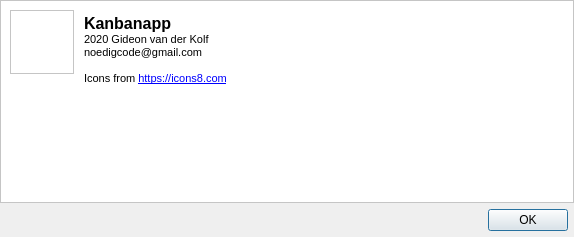
<?xml version="1.0" encoding="UTF-8"?>
<ui version="4.0">
 <class>AboutDialog</class>
 <widget class="QDialog" name="AboutDialog">
  <property name="geometry">
   <rect>
    <x>0</x>
    <y>0</y>
    <width>574</width>
    <height>237</height>
   </rect>
  </property>
  <property name="windowTitle">
   <string>About Kanbanapp</string>
  </property>
  <layout class="QVBoxLayout" name="verticalLayout_2">
   <property name="spacing">
    <number>0</number>
   </property>
   <property name="leftMargin">
    <number>0</number>
   </property>
   <property name="topMargin">
    <number>0</number>
   </property>
   <property name="rightMargin">
    <number>0</number>
   </property>
   <property name="bottomMargin">
    <number>0</number>
   </property>
   <item>
    <widget class="QFrame" name="frame_2">
     <property name="styleSheet">
      <string notr="true">background-color: white;</string>
     </property>
     <property name="frameShape">
      <enum>QFrame::StyledPanel</enum>
     </property>
     <property name="frameShadow">
      <enum>QFrame::Raised</enum>
     </property>
     <layout class="QHBoxLayout" name="horizontalLayout_2">
      <item>
       <layout class="QVBoxLayout" name="verticalLayout">
        <item>
         <widget class="QFrame" name="frame">
          <property name="minimumSize">
           <size>
            <width>64</width>
            <height>64</height>
           </size>
          </property>
          <property name="maximumSize">
           <size>
            <width>64</width>
            <height>64</height>
           </size>
          </property>
          <property name="styleSheet">
           <string notr="true">image: url(:/icons/kanbanapp2.0_128.png);</string>
          </property>
          <property name="frameShape">
           <enum>QFrame::StyledPanel</enum>
          </property>
          <property name="frameShadow">
           <enum>QFrame::Raised</enum>
          </property>
         </widget>
        </item>
        <item>
         <spacer name="verticalSpacer">
          <property name="orientation">
           <enum>Qt::Vertical</enum>
          </property>
          <property name="sizeHint" stdset="0">
           <size>
            <width>20</width>
            <height>40</height>
           </size>
          </property>
         </spacer>
        </item>
       </layout>
      </item>
      <item>
       <widget class="QTextBrowser" name="textBrowser">
        <property name="styleSheet">
         <string notr="true">border: 0;</string>
        </property>
        <property name="html">
         <string>&lt;!DOCTYPE HTML PUBLIC &quot;-//W3C//DTD HTML 4.0//EN&quot; &quot;http://www.w3.org/TR/REC-html40/strict.dtd&quot;&gt;
&lt;html&gt;&lt;head&gt;&lt;meta name=&quot;qrichtext&quot; content=&quot;1&quot; /&gt;&lt;style type=&quot;text/css&quot;&gt;
p, li { white-space: pre-wrap; }
&lt;/style&gt;&lt;/head&gt;&lt;body style=&quot; font-family:'MS Shell Dlg 2'; font-size:8.25pt; font-weight:400; font-style:normal;&quot;&gt;
&lt;p style=&quot; margin-top:0px; margin-bottom:0px; margin-left:0px; margin-right:0px; -qt-block-indent:0; text-indent:0px;&quot;&gt;&lt;span style=&quot; font-size:12pt; font-weight:600;&quot;&gt;Kanbanapp&lt;/span&gt;&lt;/p&gt;
&lt;p style=&quot; margin-top:0px; margin-bottom:0px; margin-left:0px; margin-right:0px; -qt-block-indent:0; text-indent:0px;&quot;&gt;&lt;span style=&quot; font-size:8pt;&quot;&gt;2020 Gideon van der Kolf&lt;/span&gt;&lt;/p&gt;
&lt;p style=&quot; margin-top:0px; margin-bottom:0px; margin-left:0px; margin-right:0px; -qt-block-indent:0; text-indent:0px;&quot;&gt;&lt;span style=&quot; font-size:8pt;&quot;&gt;noedigcode@gmail.com&lt;/span&gt;&lt;/p&gt;
&lt;p style=&quot;-qt-paragraph-type:empty; margin-top:0px; margin-bottom:0px; margin-left:0px; margin-right:0px; -qt-block-indent:0; text-indent:0px; font-size:8pt;&quot;&gt;&lt;br /&gt;&lt;/p&gt;
&lt;p style=&quot; margin-top:0px; margin-bottom:0px; margin-left:0px; margin-right:0px; -qt-block-indent:0; text-indent:0px;&quot;&gt;&lt;span style=&quot; font-size:8pt;&quot;&gt;Icons from &lt;/span&gt;&lt;a href=&quot; https://icons8.com&quot;&gt;&lt;span style=&quot; font-size:8pt; text-decoration: underline; color:#0000ff;&quot;&gt;https://icons8.com&lt;/span&gt;&lt;/a&gt;&lt;/p&gt;&lt;/body&gt;&lt;/html&gt;</string>
        </property>
        <property name="openExternalLinks">
         <bool>true</bool>
        </property>
       </widget>
      </item>
     </layout>
    </widget>
   </item>
   <item>
    <layout class="QHBoxLayout" name="horizontalLayout">
     <property name="leftMargin">
      <number>6</number>
     </property>
     <property name="topMargin">
      <number>6</number>
     </property>
     <property name="rightMargin">
      <number>6</number>
     </property>
     <property name="bottomMargin">
      <number>6</number>
     </property>
     <item>
      <spacer name="horizontalSpacer">
       <property name="orientation">
        <enum>Qt::Horizontal</enum>
       </property>
       <property name="sizeHint" stdset="0">
        <size>
         <width>40</width>
         <height>20</height>
        </size>
       </property>
      </spacer>
     </item>
     <item>
      <widget class="QPushButton" name="pushButton_Ok">
       <property name="text">
        <string>OK</string>
       </property>
      </widget>
     </item>
    </layout>
   </item>
  </layout>
 </widget>
 <resources/>
 <connections/>
</ui>
